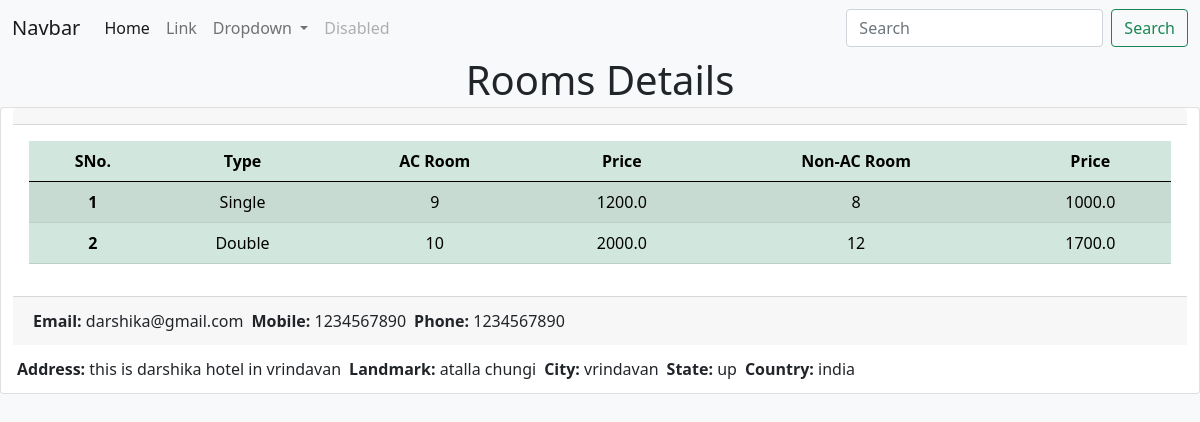
/visiting/1/, run on the app's committed database.
### business/models.py (models this page shows, shortened)
class business(models.Model):
    business_type = models.ForeignKey(BusinessType,on_delete=models.PROTECT)
    name = models.CharField(max_length=1000,null=True)
    address = models.TextField(null=True)
    landmark = models.CharField(max_length=1000,null=True)
    city = models.CharField(max_length=1000,null=True,default='')
    state = models.CharField(max_length=1000,null=True,default='')
    country = models.CharField(max_length=1000,null=True,default='')
    mobile = models.CharField(max_length=20,null=True)
    phone = models.CharField(max_length=20,null=True)
    email = models.EmailField(null=True)
    website = models.URLField(null=True)
    main_img = models.ImageField(upload_to='business_image',null=True,default=None)
    is_single = models.BooleanField(null=True,default=True)
    single_ac = models.IntegerField(null=True, default=0)
    single_non_ac = models.IntegerField(null=True, default=0)
    single_for = models.IntegerField(null=True,default=1)
    single_ac_price = models.FloatField(null=True, default=0.0)
    single_non_ac_price = models.FloatField(null=True, default=0.0)
    is_double = models.BooleanField(null=True,default=True)
    double_ac = models.IntegerField(null=True, default=0)
    double_non_ac = models.IntegerField(null=True, default=0)
    double_for = models.IntegerField(null=True,default=2)
    double_ac_price = models.FloatField(null=True, default=0.0)
    double_non_ac_price = models.FloatField(null=True, default=0.0)
    is_triple = models.BooleanField(null=True,default=True)
    triple_ac = models.IntegerField(null=True, default=0)
    triple_non_ac = models.IntegerField(null=True, default=0)
    triple_for = models.IntegerField(null=True,default=3)
    triple_ac_price = models.FloatField(null=True, default=0.0)
    triple_non_ac_price = models.FloatField(null=True, default=0.0)
    is_four = models.BooleanField(null=True,default=False)
    four_ac = models.IntegerField(null=True, default=0)
    four_non_ac = models.IntegerField(null=True, default=0)
    four_for = models.IntegerField(null=True,default=4)
    four_ac_price = models.FloatField(null=True, default=0.0)
    four_non_ac_price = models.FloatField(null=True, default=0.0)
    is_five = models.BooleanField(null=True,default=False)
    five_ac = models.IntegerField(null=True, default=0)
    five_non_ac = models.IntegerField(null=True, default=0)
    five_for = models.IntegerField(null=True,default=5)
    five_ac_price = models.FloatField(null=True, default=0.0)
    five_non_ac_price = models.FloatField(null=True, default=0.0)
    is_hall = models.BooleanField(null=True,default=False)
    hall_ac = models.IntegerField(null=True, default=0)
    hall_non_ac = models.IntegerField(null=True, default=0)
    hall_for = models.IntegerField(null=True,default=1)
    hall_ac_price = models.FloatField(null=True, default=0.0)
    hall_non_ac_price = models.FloatField(null=True, default=0.0)
    arrangement_for_katha = models.BooleanField(null=True,default=False)
    katha_people = models.IntegerField(null=True,default=0)
    arrangement_for_wedding = models.BooleanField(null=True,default=False)
    wedding_people = models.IntegerField(null=True,default=0)
    arrangement_for_birthday = models.BooleanField(null=True,default=False)
    birthday_people = models.IntegerField(null=True,default=0)
    arrangement_for_other = models.BooleanField(null=True,default=False)
    other_people = models.IntegerField(null=True,default=0)
    booking = models.BooleanField(null=True,default=False)
    booking_accept = models.CharField(max_length=500,null=True, default='')
    kitchen = models.BooleanField(null=True,default=False)
    kitchen_for = models.IntegerField(null=True,default=0)
    parking = models.BooleanField(null=True,default=False)
    parking_address = models.CharField(max_length=100, null=True,default='Hotel')
    restaurant = models.BooleanField(null=True,default=False)
    restaurant_for = models.IntegerField(null=True,default=0)
    taxi_service = models.BooleanField(null=True,default=False)
    checkout = models.CharField(max_length=50,null=True, default='12:00pm for 24 hrs')
    owner_name = models.CharField(max_length=100,null=True,default='')
    owner_email = models.EmailField(null=True,default='')
    owner_moble = models.CharField(max_length=20,null=True,default='')
    owner_contact_time = models.CharField(max_length=100,null=True,default='10:00 AM to 06:00 PM')
    attr1 = models.CharField(max_length=100,null=True,default='')
    attr2 = models.CharField(max_length=100,null=True,default='')
    attr3 = models.CharField(max_length=100,null=True,default='')
    attr4 = models.CharField(max_length=100,null=True,default='')
    attr5 = models.CharField(max_length=100,null=True,default='')
    attr6 = models.IntegerField(null=True,default=0)
    attr7 = models.IntegerField(null=True,default=0)
    attr8 = models.IntegerField(null=True,default=0)
    attr9 = models.IntegerField(null=True,default=0)
    attr10 = models.IntegerField(null=True,default=0)

### homepage/views.py (the view)
# urls.py: path('visiting/<int:id>/', views.visiting,name='visiting'),
def visiting(request,id):
    view_business = business.objects.get(id=id)
    context = {
        'business_details':view_business
    }
    return render(request,'visiting.html',context)

### homepage/templates/visiting.html (shortened to what this page needs)
{% extends 'base.html' %}
{% block content %}
<div class="container-fluid">
    <h1 class="text-center">Rooms Details</h1>
    <div class="row">
        <div class="hori card text-center">
            <div class="card-header">
            </div>
            <div class="card-body">
                <table class="table table-success table-striped">
                    <thead>
                        <tr>
                            <th scope="col">SNo.</th>
                            <th scope="col">Type</th>
                            <th scope="col">AC Room</th>
                            <th scope="col">Price</th>
                            <th scope="col">Non-AC Room</th>
                            <th scope="col">Price</th>
                        </tr>
                    </thead>
                    <tbody>
                        <tr>
                            <th scope="row">1</th>
                            <td>Single</td>
                            <td>{{business_details.single_ac}}</td>
                            <td>{{business_details.single_ac_price}}</td>
                            <td>{{business_details.single_non_ac}}</td>
                            <td>{{business_details.single_non_ac_price}}</td>
                        </tr>
                        <tr>
                            <th scope="row">2</th>
                            <td>Double</td>
                            <td>{{business_details.double_ac}}</td>
                            <td>{{business_details.double_ac_price}}</td>
                            <td>{{business_details.double_non_ac}}</td>
                            <td>{{business_details.double_non_ac_price}}</td>
                        </tr>
                    </tbody>
                </table>
            </div>
            <div>
                <div class="card-footer d-flex mb-2">
                    <div class="m-1"><b>Email:</b> {{business_details.email}}</div>
                    <div class="m-1"><b>Mobile:</b> {{business_details.mobile}}</div>
                    <div class="m-1"><b>Phone:</b> {{business_details.phone}}</div>
                </div>
                <div class="d-flex mb-2">
                    <div class="m-1"><b>Address:</b> {{business_details.address}}</div>
                    <div class="m-1"><b>Landmark:</b> {{business_details.landmark}}</div>
                    <div class="m-1"><b>City:</b> {{business_details.city}}</div>
                    <div class="m-1"><b>State:</b> {{business_details.state}}</div>
                    <div class="m-1"><b>Country:</b> {{business_details.country}}</div>
                </div>
            </div>
        </div>
    </div>
</div>
{% endblock %}

### templates/base.html (shortened to what this page needs)
<!DOCTYPE html>
<html>
<head>
    <link href="https://cdn.jsdelivr.net/npm/bootstrap@5.0.2/dist/css/bootstrap.min.css" rel="stylesheet">
    <link rel="stylesheet" href="https://cdnjs.cloudflare.com/ajax/libs/font-awesome/4.7.0/css/font-awesome.min.css">
</head>
<body>
    <nav class="navbar navbar-expand-lg navbar-light bg-light">
        <div class="container-fluid">
          <a class="navbar-brand" href="#">Navbar</a>
          <div class="collapse navbar-collapse" id="navbarSupportedContent">
            <ul class="navbar-nav me-auto mb-2 mb-lg-0">
              <li class="nav-item">
                <a class="nav-link active" aria-current="page" href="#">Home</a>
              </li>
              <li class="nav-item">
                <a class="nav-link" href="#">Link</a>
              </li>
              <li class="nav-item dropdown">
                <a class="nav-link dropdown-toggle" href="#" id="navbarDropdown" role="button" data-bs-toggle="dropdown" aria-expanded="false">
                  Dropdown
                </a>
              </li>
              <li class="nav-item">
                <a class="nav-link disabled" href="#" tabindex="-1" aria-disabled="true">Disabled</a>
              </li>
            </ul>
            <form class="d-flex">
              <input class="form-control me-2" type="search" placeholder="Search" aria-label="Search">
              <button class="btn btn-outline-success" type="submit">Search</button>
            </form>
          </div>
        </div>
      </nav>
    {% block content %}
    {% endblock %}
</body>
</html>

### homepage/templates/visiting.html (style rules this page uses)
body { background-color: #f8f9fa; }
.hori, .room-card:hover { transform: translateY(-5px); }

### data on the page
business: single_ac "9", single_ac_price "1200.0", single_non_ac "8", single_non_ac_price "1000.0", double_ac "10", double_ac_price "2000.0", double_non_ac "12", double_non_ac_price "1700.0", email "darshika@gmail.com", mobile "1234567890", phone "1234567890", address "this is darshika hotel in vrindavan", landmark "atalla chungi", city "vrindavan", state "up", country "india"
